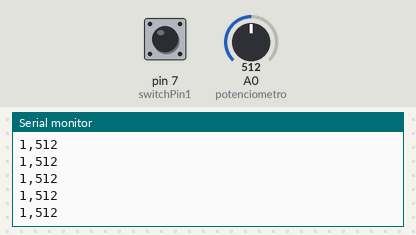
Bench run of a sketch on a simulated Arduino Uno, built with avr-gcc and run on an emulated ATmega328P. On the bench: the last lines printed to the serial monitor. The inputs (shaded band) are chosen by the test bench; at power-on: A0 (potenciometro) = 512, pin 7 (switchPin1) HIGH.

Above: at 1.2 s.
1.3 s: A0 (potenciometro) set to 716
At 2.1 s:
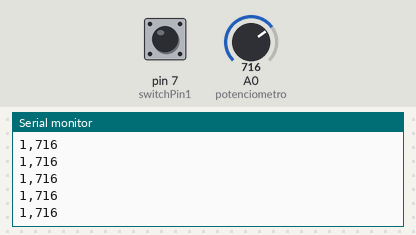
2.8 s: pin 7 (switchPin1) pulled LOW for 0.15 s
4.4 s: A0 (potenciometro) set to 900
At 4.9 s:
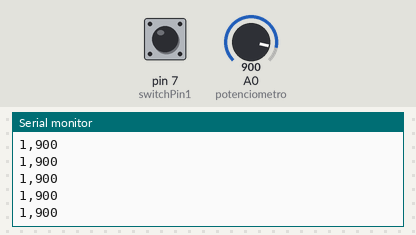
5.9 s: pin 7 (switchPin1) pulled LOW for 1 s
At 6.9 s:
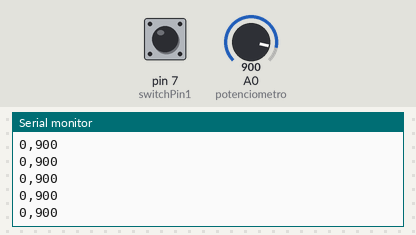
Timing chart, 0 to 8.9 s (numbered marks = the images above; inputs shaded):
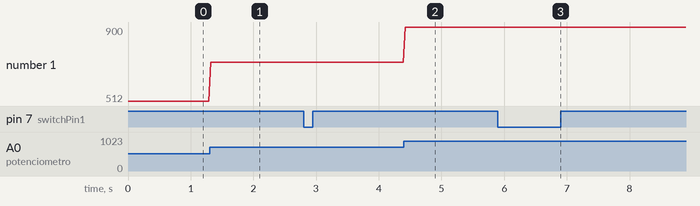

Measured:
- after the input at 1.3 s, the serial monitor: prints a new line at once (image 1)
- after the input at 4.4 s, the serial monitor: prints a new line at once (image 2)
- after the input at 5.9 s, the serial monitor: prints a new line at once (image 3)
- plotted number 1: 512 → 716 after the input at 1.3 s, 716 → 900 after the input at 4.4 s

The sketch:

BotonArduino.ino
```cpp
int switchPin1 = 7;  // digital pin to attach the switch
int potenciometro = A0;
int dato1;
int dato2;

void setup()
{
  Serial.begin(9600);
  pinMode(switchPin1, INPUT);  // set digital pin 0 as input
  pinMode (potenciometro, INPUT);

}

void loop()
{
  dato1 = digitalRead(switchPin1);
  dato2 = analogRead(potenciometro);
  Serial.print(dato1);
  Serial.print(",");
  Serial.print(dato2);
  Serial.println();
  Serial.flush();
  delay(20);

}
```
